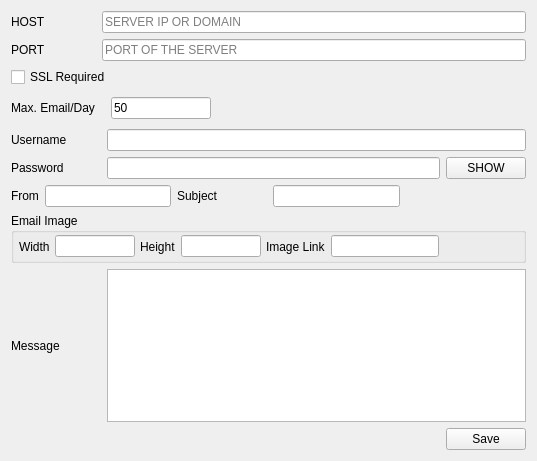
<?xml version="1.0" encoding="UTF-8"?>
<ui version="4.0">
 <class>PageEmailSetup</class>
 <widget class="QWidget" name="PageEmailSetup">
  <property name="geometry">
   <rect>
    <x>0</x>
    <y>0</y>
    <width>537</width>
    <height>461</height>
   </rect>
  </property>
  <property name="windowTitle">
   <string>Form</string>
  </property>
  <layout class="QVBoxLayout" name="verticalLayout">
   <item>
    <layout class="QHBoxLayout" name="horizontalLayout_2">
     <item>
      <widget class="QLabel" name="label">
       <property name="minimumSize">
        <size>
         <width>85</width>
         <height>0</height>
        </size>
       </property>
       <property name="text">
        <string>HOST</string>
       </property>
      </widget>
     </item>
     <item>
      <widget class="QLineEdit" name="hostBox">
       <property name="placeholderText">
        <string>SERVER IP OR DOMAIN</string>
       </property>
      </widget>
     </item>
    </layout>
   </item>
   <item>
    <layout class="QHBoxLayout" name="horizontalLayout">
     <item>
      <widget class="QLabel" name="label_2">
       <property name="minimumSize">
        <size>
         <width>85</width>
         <height>0</height>
        </size>
       </property>
       <property name="text">
        <string>PORT</string>
       </property>
      </widget>
     </item>
     <item>
      <widget class="QLineEdit" name="portBox">
       <property name="placeholderText">
        <string>PORT OF THE SERVER</string>
       </property>
      </widget>
     </item>
    </layout>
   </item>
   <item>
    <layout class="QHBoxLayout" name="horizontalLayout_3">
     <item>
      <widget class="QCheckBox" name="sslRequired">
       <property name="text">
        <string>SSL Required</string>
       </property>
      </widget>
     </item>
     <item>
      <spacer name="horizontalSpacer">
       <property name="orientation">
        <enum>Qt::Horizontal</enum>
       </property>
       <property name="sizeHint" stdset="0">
        <size>
         <width>40</width>
         <height>20</height>
        </size>
       </property>
      </spacer>
     </item>
    </layout>
   </item>
   <item>
    <widget class="QWidget" name="widget" native="true">
     <property name="minimumSize">
      <size>
       <width>0</width>
       <height>30</height>
      </size>
     </property>
     <property name="maximumSize">
      <size>
       <width>16777215</width>
       <height>30</height>
      </size>
     </property>
     <layout class="QHBoxLayout" name="horizontalLayout_9">
      <property name="spacing">
       <number>0</number>
      </property>
      <property name="leftMargin">
       <number>0</number>
      </property>
      <property name="topMargin">
       <number>0</number>
      </property>
      <property name="rightMargin">
       <number>0</number>
      </property>
      <property name="bottomMargin">
       <number>0</number>
      </property>
      <item>
       <widget class="QLabel" name="label_7">
        <property name="minimumSize">
         <size>
          <width>100</width>
          <height>0</height>
         </size>
        </property>
        <property name="maximumSize">
         <size>
          <width>100</width>
          <height>16777215</height>
         </size>
        </property>
        <property name="text">
         <string>Max. Email/Day</string>
        </property>
       </widget>
      </item>
      <item>
       <widget class="QLineEdit" name="maxEmailPerDay">
        <property name="minimumSize">
         <size>
          <width>100</width>
          <height>0</height>
         </size>
        </property>
        <property name="maximumSize">
         <size>
          <width>100</width>
          <height>16777215</height>
         </size>
        </property>
        <property name="text">
         <string>50</string>
        </property>
        <property name="maxLength">
         <number>6</number>
        </property>
       </widget>
      </item>
      <item>
       <spacer name="horizontalSpacer_5">
        <property name="orientation">
         <enum>Qt::Horizontal</enum>
        </property>
        <property name="sizeHint" stdset="0">
         <size>
          <width>40</width>
          <height>20</height>
         </size>
        </property>
       </spacer>
      </item>
     </layout>
    </widget>
   </item>
   <item>
    <layout class="QHBoxLayout" name="horizontalLayout_4">
     <item>
      <widget class="QLabel" name="label_3">
       <property name="minimumSize">
        <size>
         <width>90</width>
         <height>0</height>
        </size>
       </property>
       <property name="text">
        <string>Username</string>
       </property>
      </widget>
     </item>
     <item>
      <widget class="QLineEdit" name="emailBox"/>
     </item>
    </layout>
   </item>
   <item>
    <layout class="QHBoxLayout" name="horizontalLayout_5">
     <item>
      <widget class="QLabel" name="label_4">
       <property name="minimumSize">
        <size>
         <width>90</width>
         <height>0</height>
        </size>
       </property>
       <property name="text">
        <string>Password</string>
       </property>
      </widget>
     </item>
     <item>
      <widget class="QLineEdit" name="passwordBox">
       <property name="echoMode">
        <enum>QLineEdit::Password</enum>
       </property>
      </widget>
     </item>
     <item>
      <widget class="QPushButton" name="showPassword">
       <property name="text">
        <string>SHOW</string>
       </property>
      </widget>
     </item>
    </layout>
   </item>
   <item>
    <layout class="QHBoxLayout" name="horizontalLayout_8">
     <item>
      <widget class="QLabel" name="label_8">
       <property name="text">
        <string>From</string>
       </property>
      </widget>
     </item>
     <item>
      <widget class="QLineEdit" name="fromEmail"/>
     </item>
     <item>
      <widget class="QLabel" name="label_6">
       <property name="minimumSize">
        <size>
         <width>90</width>
         <height>0</height>
        </size>
       </property>
       <property name="text">
        <string>Subject</string>
       </property>
      </widget>
     </item>
     <item>
      <widget class="QLineEdit" name="emailSubjectBox"/>
     </item>
     <item>
      <spacer name="horizontalSpacer_3">
       <property name="orientation">
        <enum>Qt::Horizontal</enum>
       </property>
       <property name="sizeHint" stdset="0">
        <size>
         <width>40</width>
         <height>20</height>
        </size>
       </property>
      </spacer>
     </item>
    </layout>
   </item>
   <item>
    <widget class="QGroupBox" name="groupBox">
     <property name="minimumSize">
      <size>
       <width>0</width>
       <height>50</height>
      </size>
     </property>
     <property name="title">
      <string>Email Image</string>
     </property>
     <layout class="QHBoxLayout" name="horizontalLayout_10">
      <property name="spacing">
       <number>5</number>
      </property>
      <property name="leftMargin">
       <number>5</number>
      </property>
      <property name="topMargin">
       <number>0</number>
      </property>
      <property name="rightMargin">
       <number>0</number>
      </property>
      <property name="bottomMargin">
       <number>0</number>
      </property>
      <item>
       <widget class="QLabel" name="label_9">
        <property name="text">
         <string>Width</string>
        </property>
       </widget>
      </item>
      <item>
       <widget class="QLineEdit" name="emailImageWidth">
        <property name="minimumSize">
         <size>
          <width>80</width>
          <height>0</height>
         </size>
        </property>
        <property name="maximumSize">
         <size>
          <width>80</width>
          <height>16777215</height>
         </size>
        </property>
        <property name="inputMask">
         <string/>
        </property>
        <property name="text">
         <string/>
        </property>
        <property name="maxLength">
         <number>3</number>
        </property>
       </widget>
      </item>
      <item>
       <widget class="QLabel" name="label_10">
        <property name="text">
         <string>Height</string>
        </property>
       </widget>
      </item>
      <item>
       <widget class="QLineEdit" name="emailImageHeight">
        <property name="minimumSize">
         <size>
          <width>80</width>
          <height>0</height>
         </size>
        </property>
        <property name="maximumSize">
         <size>
          <width>80</width>
          <height>16777215</height>
         </size>
        </property>
        <property name="inputMask">
         <string/>
        </property>
        <property name="text">
         <string/>
        </property>
        <property name="maxLength">
         <number>3</number>
        </property>
       </widget>
      </item>
      <item>
       <widget class="QLabel" name="label_11">
        <property name="text">
         <string>Image Link</string>
        </property>
       </widget>
      </item>
      <item>
       <widget class="QLineEdit" name="imageLink"/>
      </item>
      <item>
       <spacer name="horizontalSpacer_4">
        <property name="orientation">
         <enum>Qt::Horizontal</enum>
        </property>
        <property name="sizeHint" stdset="0">
         <size>
          <width>40</width>
          <height>20</height>
         </size>
        </property>
       </spacer>
      </item>
     </layout>
    </widget>
   </item>
   <item>
    <layout class="QHBoxLayout" name="horizontalLayout_6">
     <item>
      <widget class="QLabel" name="label_5">
       <property name="minimumSize">
        <size>
         <width>90</width>
         <height>0</height>
        </size>
       </property>
       <property name="text">
        <string>Message</string>
       </property>
      </widget>
     </item>
     <item>
      <widget class="QPlainTextEdit" name="emailMessageBox"/>
     </item>
    </layout>
   </item>
   <item>
    <layout class="QHBoxLayout" name="horizontalLayout_7">
     <item>
      <spacer name="horizontalSpacer_2">
       <property name="orientation">
        <enum>Qt::Horizontal</enum>
       </property>
       <property name="sizeHint" stdset="0">
        <size>
         <width>40</width>
         <height>20</height>
        </size>
       </property>
      </spacer>
     </item>
     <item>
      <widget class="QPushButton" name="saveButton">
       <property name="text">
        <string>Save</string>
       </property>
      </widget>
     </item>
    </layout>
   </item>
  </layout>
 </widget>
 <resources/>
 <connections/>
</ui>
